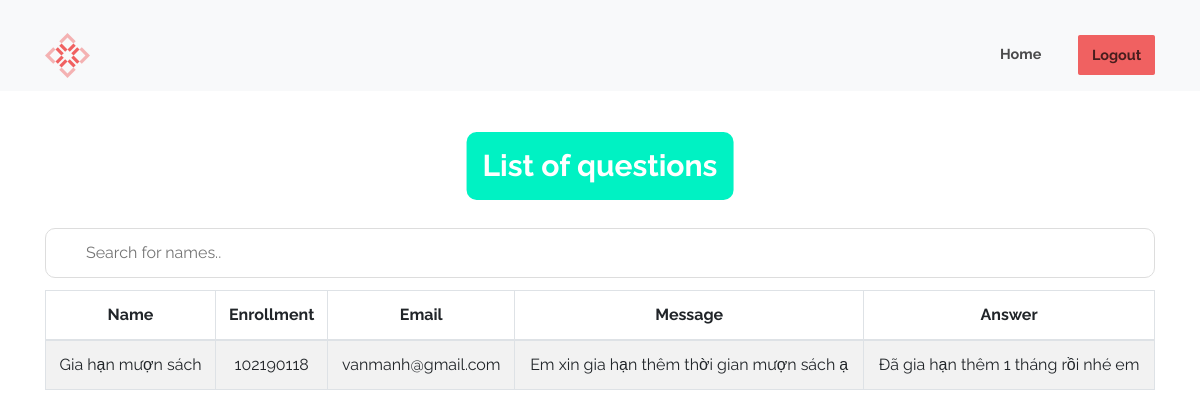
The page /viewcontactbystudent (signed in) on the database its author committed.
### library/models.py (models this page shows)
class Contact(models.Model):
    name = models.CharField(max_length=30)
    enrollment = models.CharField(max_length=40)
    email = models.EmailField()
    message = models.TextField(max_length=1000,blank=False,null=False)
    answer = models.TextField(max_length=1000,blank=False,null=False)

### library/views.py (the view)
# urls.py: path('viewcontactbystudent',views.view_question_by_student),
def view_question_by_student(request):
    student=models.StudentExtra.objects.filter(user_id=request.user.id)
    listcontact=models.Contact.objects.filter(enrollment=student[0].enrollment)
    return render(request, 'library/viewcontactstudent.html',{'listcontact':listcontact})

### templates/library/viewcontactstudent.html (shortened to what this page needs)
<!DOCTYPE html>
<html lang="en" dir="ltr">
<head>
</head>
<body>
    {% include "library/navbarstudent.html" %}
    <h3 class="p-3 mb-2 bg-success text-white" style='font-size: 30px;text-align:center;'>List of questions</h3>
    {% if listcontact%}
    <div class="container">
        <input type="text" id="myInput" onkeyup="myFunction()" placeholder="Search for names.." title="Type in a name">
        <table class="table table-hover table-condensed table-striped table-bordered" style="text-align:center">
            <thead>
                <tr>
                    <th>Name</th>
                    <th>Enrollment</th>
                    <th>Email</th>
                    <th>Message</th>
                    <th>Answer</th>
                </tr>
            </thead>
            <tbody>
                {% for s in listcontact %}
                <tr>
                    <td>{{s.name}}</td>
                    <td>{{s.enrollment}}</td>
                    <td>{{s.email}}</td>
                    <td>{{s.message}}</td>
                    <td>{{s.answer}}</td>
                </tr>
                {% endfor %}
            </tbody>
        </table>
    </div>
    {%else%}
    <h1> No Question</h1>
    {%endif%}
</body>
</html>

### templates/library/viewcontactstudent.html (style rules this page uses)
.p-3.mb-2.bg-success.text-white { margin-top: 132px; display: inline-block; position: relative; left: 50%; transform: translateX(-50%); border-radius: 10px; }
.container { margin-top: 20px; }
#myInput { background-position: 10px 10px; background-repeat: no-repeat; width: 100%; font-size: 16px; padding: 12px 20px 12px 40px; border: 1px solid #ddd; margin-bottom: 12px; border-radius: 10px; }

### rows shown on the page
Contact: name "Gia hạn mượn sách", enrollment "102190118", email "vanmanh@gmail.com", message "Em xin gia hạn thêm thời gian mượn sách ạ", answer "Đã gia hạn thêm 1 tháng rồi nhé em"
